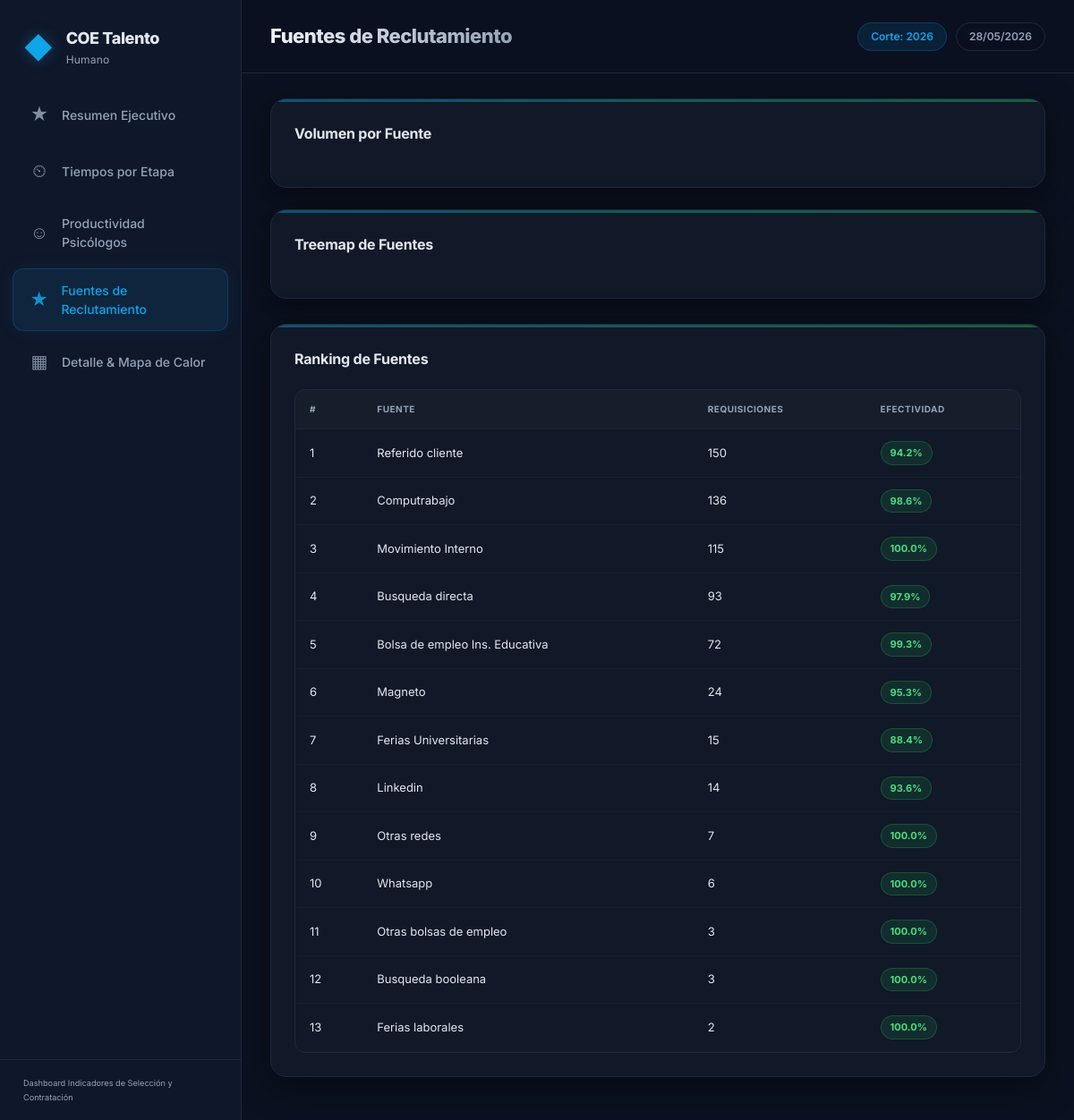
Screenshot of /fuentes with the database file from the repository.
### tables this page shows
CREATE TABLE dim_fuente (
        id INTEGER PRIMARY KEY AUTOINCREMENT,
        fuente TEXT
    );

### app.py (the view)
@app.route('/fuentes')
def fuentes():
    conn = get_db()
    cur = conn.cursor()
    fuentes_data = query_to_df('''
        SELECT f.fuente, COUNT(*) as total,
            ROUND(AVG(h.efectividad_reclutamiento)*100,1) as efec
        FROM hechos_requisicion h
        JOIN dim_fuente f ON h.fk_fuente = f.id
        GROUP BY f.fuente
        ORDER BY total DESC
    ''')
    fig_fuentes = px.bar(
        fuentes_data, x='fuente', y='total',
        color='efec', color_continuous_scale='Viridis',
        text='total',
        labels={'fuente': 'Fuente', 'total': 'Requisiciones'}
    )
    fig_fuentes.update_traces(textposition='outside')
    fig_fuentes = apply_dark_theme(fig_fuentes)
    fig_fuentes.update_layout(margin=dict(l=20, r=20, t=30, b=20))
    fig_tree = px.treemap(
        fuentes_data, path=['fuente'], values='total', color='efec',
        color_continuous_scale='RdYlGn',
        labels={'total': 'Requisiciones'}
    )
    fig_tree = apply_dark_theme(fig_tree)
    fig_tree.update_layout(margin=dict(l=20, r=20, t=30, b=20))
    conn.close()
    return render_template('fuentes.html',
                           fuentes=fuentes_data,
                           graph_fuentes=fig_to_html(fig_fuentes),
                           graph_tree=fig_to_html(fig_tree))

### app.py (called while the page is built)
def get_db():
    conn = sqlite3.connect(DB_PATH)
    conn.row_factory = sqlite3.Row
    return conn

def query_to_df(query, params=()):
    conn = get_db()
    df = conn.execute(query, params).fetchall()
    conn.close()
    return [dict(row) for row in df]

def fig_to_html(fig):
    d = fig.to_dict()
    d = decode_bdata(d)
    fig_clean = go.Figure(d)
    return fig_clean.to_html(full_html=False, include_plotlyjs=False)

def apply_dark_theme(fig):
    fig.update_layout(
        paper_bgcolor='rgba(0,0,0,0)',
        plot_bgcolor='rgba(0,0,0,0)',
        font=dict(color='#e2e8f0', family='Inter, sans-serif'),
        title_font=dict(color='#e2e8f0'),
        legend_font=dict(color='#94a3b8'),
        xaxis=dict(gridcolor='rgba(255,255,255,0.06)', linecolor='rgba(255,255,255,0.1)', tickfont=dict(color='#94a3b8')),
        yaxis=dict(gridcolor='rgba(255,255,255,0.06)', linecolor='rgba(255,255,255,0.1)', tickfont=dict(color='#94a3b8')),
    )
    return fig

@app.context_processor
def inject_now():
    return {'now': datetime.now().strftime('%d/%m/%Y')}

### templates/fuentes.html (shortened to what this page needs)
{% extends "base.html" %}
{% block page_title %}Fuentes de Reclutamiento{% endblock %}
{% block content %}
<section class="section-grid two-col">
    <div class="card">
        <div class="card-header">
            <h2>Volumen por Fuente</h2>
        </div>
        {{ graph_fuentes | safe }}
    </div>
    <div class="card">
        <div class="card-header">
            <h2>Treemap de Fuentes</h2>
        </div>
        {{ graph_tree | safe }}
    </div>
</section>
<section class="section-grid">
    <div class="card">
        <div class="card-header">
            <h2>Ranking de Fuentes</h2>
        </div>
        <div class="table-wrapper">
            <table class="data-table">
                <thead>
                    <tr>
                        <th>#</th>
                        <th>Fuente</th>
                        <th>Requisiciones</th>
                        <th>Efectividad</th>
                    </tr>
                </thead>
                <tbody>
                    {% for row in fuentes %}
                    <tr>
                        <td>{{ loop.index }}</td>
                        <td>{{ row.fuente }}</td>
                        <td>{{ row.total }}</td>
                        <td><span class="tag {% if row.efec >= 80 %}tag-green{% elif row.efec >= 50 %}tag-yellow{% else %}tag-red{% endif %}">{{ row.efec }}%</span></td>
                    </tr>
                    {% endfor %}
                </tbody>
            </table>
        </div>
    </div>
</section>
{% endblock %}

### static/css/style.css (style rules this page uses)
*, *::before, *::after { box-sizing: border-box; margin: 0; padding: 0; }
:root { --bg-body: #0b1120; --bg-sidebar: #0f172a; --bg-card: #111827; --bg-card-hover: #1a2236; --text-main: #e2e8f0; --text-muted: #94a3b8; --accent-1: #0ea5e9; --accent-2: #22c55e; --accent-3: #f59e0b; --accent-4: #ef4444; --accent-5: #a855f7; --border: #1e293b; --shadow: 0 10px 40px rgba(0,0,0,0.45); --radius: 18px; --radius-sm: 12px; }
html, body { height: 100%; font-family: 'Inter', system-ui, -apple-system, sans-serif; background: var(--bg-body); color: var(--text-main); line-height: 1.5; }
.section-grid { display: grid; gap: 24px; }
.section-grid.two-col { grid-template-columns: repeat(2, 1fr); }
.card { background: var(--bg-card); border: 1px solid var(--border); border-radius: var(--radius); padding: 26px; box-shadow: var(--shadow); transition: all 0.3s ease; position: relative; overflow: hidden; }
.card::before { content: ''; position: absolute; top: 0; left: 0; right: 0; height: 3px; background: linear-gradient(90deg, var(--accent-1), var(--accent-2)); opacity: 0.4; }
.card-header { display: flex; align-items: center; justify-content: space-between; margin-bottom: 22px; }
.card-header h2 { font-size: 16px; font-weight: 700; letter-spacing: -0.2px; }
.table-wrapper { overflow-x: auto; border-radius: var(--radius-sm); border: 1px solid var(--border); }
.data-table { width: 100%; border-collapse: collapse; font-size: 13px; }
.data-table th { text-align: left; padding: 14px 16px; font-weight: 700; text-transform: uppercase; letter-spacing: 0.5px; font-size: 10px; color: var(--text-muted); border-bottom: 1px solid var(--border); background: rgba(255,255,255,0.02); white-space: nowrap; }
.data-table td { padding: 13px 16px; border-bottom: 1px solid rgba(255,255,255,0.03); color: var(--text-main); white-space: nowrap; }
.tag { display: inline-block; padding: 4px 10px; border-radius: 999px; font-size: 11px; font-weight: 700; background: rgba(255,255,255,0.06); border: 1px solid var(--border); white-space: nowrap; }
.tag-green { background: rgba(34,197,94,0.12); color: #4ade80; border-color: rgba(34,197,94,0.25); }
@media (max-width: 1200px) { .section-grid.two-col { grid-template-columns: 1fr; } }

### rows the page displays
dim_fuente: fuente "Referido cliente", total "150", efec "94.2"
dim_fuente: fuente "Computrabajo", total "136", efec "98.6"
dim_fuente: fuente "Movimiento Interno", total "115", efec "100.0"
dim_fuente: fuente "Busqueda directa", total "93", efec "97.9"
dim_fuente: fuente "Bolsa de empleo Ins. Educativa", total "72", efec "99.3"
dim_fuente: fuente "Magneto", total "24", efec "95.3"
dim_fuente: fuente "Ferias Universitarias", total "15", efec "88.4"
dim_fuente: fuente "Linkedin", total "14", efec "93.6"
dim_fuente: fuente "Otras redes", total "7", efec "100.0"
dim_fuente: fuente "Whatsapp", total "6", efec "100.0"
dim_fuente: fuente "Otras bolsas de empleo", total "3", efec "100.0"
dim_fuente: fuente "Busqueda booleana", total "3", efec "100.0"
dim_fuente: fuente "Ferias laborales", total "2", efec "100.0"
